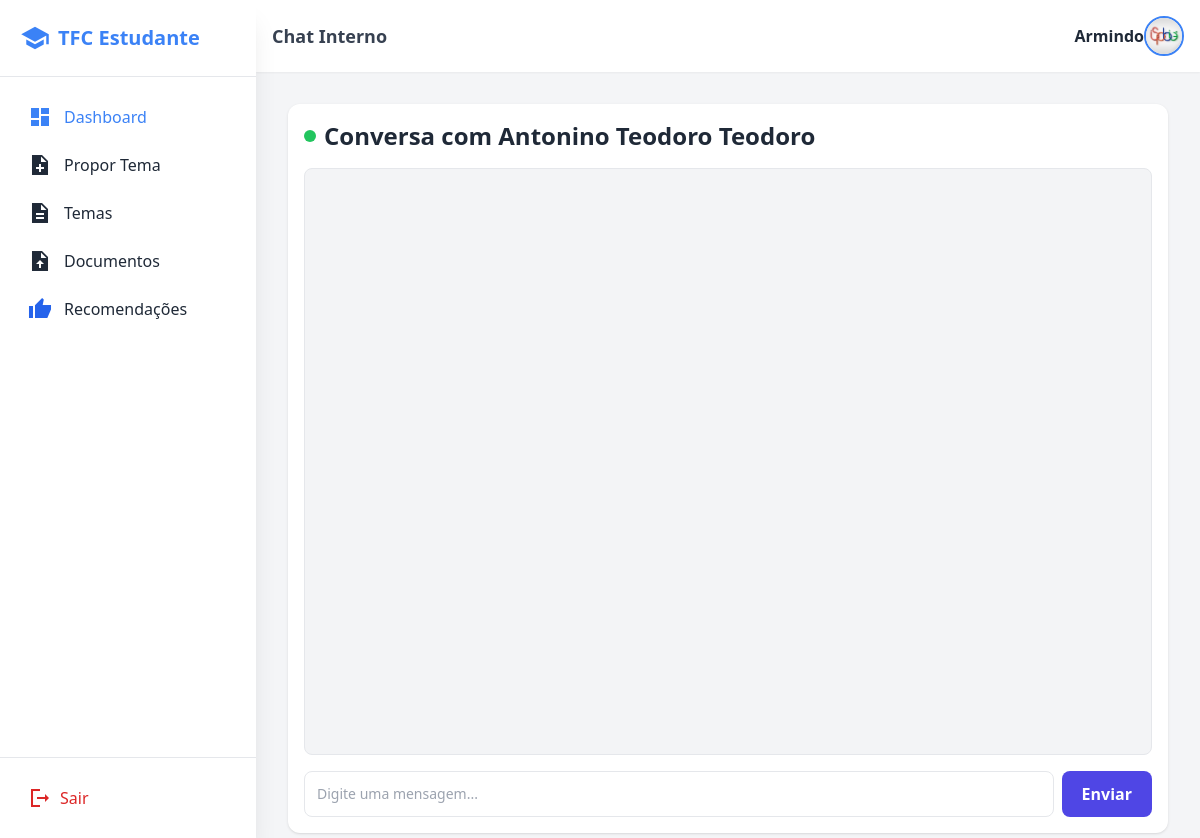
The app's page /chat/63/ (signed in) with its own data.
### Coordenacao/models.py (models this page shows, shortened)
class Usuario(AbstractUser):
    TIPOS_USUARIO = (
        ("cordenacao", "cordenacao"),
        ("dac", "dac"),
        ("presidente", "professores"),
        ("estudante", "estudante"),
        ("area_cientifica", "area_cientifica"),
        ("tutor", "tutor"),
    )
    ESTADO_USUARIO = (
        ("activo", "activo"),
        ("desativado", "desativado"),
    )
    username = None
    email = models.EmailField(unique=True)
    nome = models.CharField(max_length=100)
    sobrenome = models.CharField(max_length=100)
    imagem = models.ImageField(
        upload_to="usuarios/",
        null=True,
        blank=True
    )
    perfil = models.CharField(
        max_length=20,
        choices=TIPOS_USUARIO,
    )
    estado_user = models.CharField(
        max_length=20,
        choices=ESTADO_USUARIO,
        default="desativado"
    )
    curso = models.ForeignKey(
        Curso, on_delete=models.SET_NULL, null=True, blank=True
    )
    depart = models.ForeignKey(
        Departamento, on_delete=models.SET_NULL, null=True, blank=True
    )
    telefone = models.CharField(max_length=9)
    USERNAME_FIELD = "email"
    REQUIRED_FIELDS = ["nome", "sobrenome"]
    objects = UsuarioManager()

### chat/views.py (the view)
# urls.py: path('<int:user_id>/', views.chat_view, name='chat'),
@login_required
def chat_view(request, user_id):
    outro = get_object_or_404(Usuario, id=user_id)
    mensagens = Mensagem.objects.filter(
        remetente__in=[request.user, outro],
        destinatario__in=[request.user, outro],
    )
    return render(request, 'chat/chat.html', {
        'outro': outro,
        'mensagens': mensagens
    })

### templates/chat/chat.html (shortened to what this page needs)
{% extends 'Estudante/base.html' %}
{% load static %}
{% block titulo_pagina %}Chat Interno{% endblock %}
{% block content %}
<div class="max-w-4xl mx-auto bg-white p-4 shadow rounded-xl">
    <h2 class="text-2xl font-semibold mb-4 flex items-center gap-2">
        <span class="w-3 h-3 bg-green-500 rounded-full animate-pulse"></span>
        Conversa com {{ outro.nome }} {{ outro.sobrenome }}
    </h2>
    <div id="box"
        class="border h-[70vh] max-h-[70vh] overflow-y-auto p-4 bg-gray-100 rounded-lg flex flex-col space-y-2">
    </div>
    <form id="form" class="flex mt-4 gap-2">
        <input
            id="texto"
            type="text"
            class="flex-1 border rounded-lg p-3 text-sm focus:outline-none focus:ring-2 focus:ring-indigo-500"
            placeholder="Digite uma mensagem..."
        >
        <button
            class="bg-indigo-600 px-5 rounded-lg text-white font-semibold hover:bg-indigo-700 transition"
        >
            Enviar
        </button>
    </form>
</div>
{% endblock %}

### templates/Estudante/base.html (shortened to what this page needs)
 {% load static %}
<!DOCTYPE html>
<html lang="pt">
<head>
  <script src="https://cdn.tailwindcss.com"></script>
</head>
<body class="bg-surface h-screen flex font-sans text-gray-800">
  <aside id="sidebar"
         class="w-64 bg-white shadow-xl flex flex-col fixed md:sticky top-0 inset-y-0 left-0
                transform -translate-x-full md:translate-x-0 transition duration-300 z-50 h-screen">
    <div class="p-5 flex-shrink-0 flex items-center justify-between border-b">
      <h1 class="text-xl font-semibold text-primary flex items-center gap-2">
        <span class="material-icons-sharp text-3xl">school</span>
        TFC Estudante
      </h1>
    </div>
    <nav class="flex-1 p-5 space-y-2 overflow-y-auto custom-scrollbar">
      <a href="{% url 'dashboard_estudante' %}"
         class="flex items-center gap-3 p-2 rounded hover:bg-primary/10 font-medium text-primary">
        <span class="material-icons-sharp">dashboard</span> Dashboard
      </a>
      {% if not request.user.temas.exists %}
        <a href="#" onclick="showProposta()"
           class="flex items-center gap-3 p-2 rounded hover:bg-primary/10">
            <span class="material-icons-sharp">note_add</span> Propor Tema
        </a>
      {% endif %}
<a href="{% url 'lista_geral_temas' %}"
         class="flex items-center gap-3 p-2 rounded hover:bg-primary/10">
        <span class="material-icons-sharp">description</span> Temas
      </a>
      <a href="{% url 'dashboard_estudante' %}"
         class="flex items-center gap-3 p-2 rounded hover:bg-primary/10">
        <span class="material-icons-sharp">upload_file</span> Documentos
      </a>
      <a href="{% url 'todas_recomendacoes' %}" class="flex items-center justify-between p-2 rounded hover:bg-primary/10 group">
          <div class="flex items-center gap-3">
              <span class="material-icons-sharp text-blue-600">thumb_up</span>
              <span class="font-medium">Recomendações</span>
          </div>
      </a>
    </nav>
    <div class="p-5 border-t flex-shrink-0">
      <a href="{% url 'sair' %}" class="flex items-center gap-2 text-red-600 font-medium hover:bg-red-50 p-2 rounded transition">
        <span class="material-icons-sharp">logout</span> Sair
      </a>
    </div>
  </aside>
  <div class="flex-1 flex flex-col h-screen overflow-hidden">
    <header class="flex-shrink-0 flex items-center justify-between bg-white shadow-sm p-4 sticky top-0 z-40">
      <div class="flex items-center gap-3">
        <h2 class="text-lg font-semibold text-gray-700">
          {% block titulo_pagina %}Painel do Estudante{% endblock %}
        </h2>
      </div>
    <div class="relative">
<button id="profileBtn" class="flex items-center focus:outline-none">
<h1> <strong>{{request.user.nome}}</strong> </h1>
  <img
    src="{% if user.imagem %}{{ user.imagem.url }}{% else %}{% static 'imgs/icons/finalispbie.jpg' %}{% endif %}"
    alt="Foto do perfil"
    class="w-10 h-10 rounded-full border-2 border-primary object-cover hover:ring-2 hover:ring-primary transition"
  >
</button>
</div>
    </header>
    <main class="flex-1 overflow-y-auto p-4 md:p-8 space-y-6">
      <div class="max-w-6xl mx-auto">
        {% block content %}{% endblock %}
      </div>
    </main>
  </div>
</body>
</html>

### templates/Estudante/base.html (style rules this page uses)
body { overflow: hidden; }

### records on screen
Usuario: user.nome "Armindo"
Usuario: nome "Antonino Teodoro", sobrenome "Teodoro"
